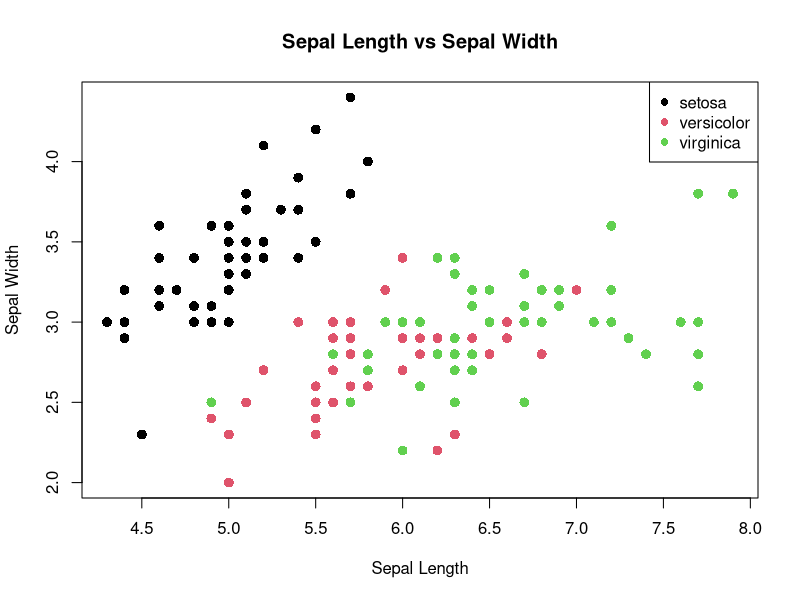
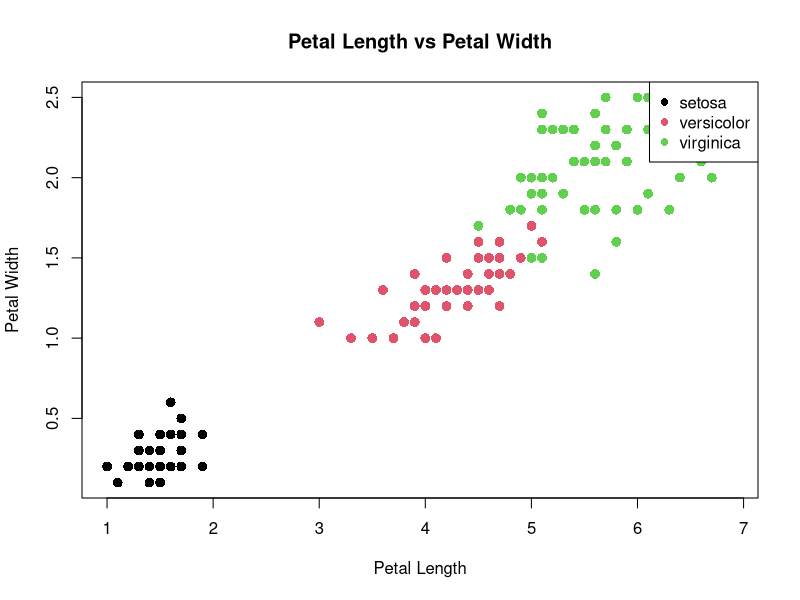

Recreate these plots in R, in order.
## ---- chunk 1
print("Hello world!")
## ---- chunk 2
# ----- Loading and Exploring the iris dataset -----

# Load the dataset -- note that this is a built-in dataset in R
data(iris)

# View the first few rows to understand its structure
head(iris)

# Check the detailed structure of the dataset for more information on its columns
str(iris)

# Generate summary statistics to get a sense of the data distribution
summary(iris)

# ----- Data Visualization -----

# Scatter plot visualizing the relationship between Sepal measurements
plot(iris$Sepal.Length, iris$Sepal.Width, main="Sepal Length vs Sepal Width", 
     xlab="Sepal Length", ylab="Sepal Width", col=iris$Species, pch=16, cex=1.3)
legend("topright", legend=levels(iris$Species), col=1:3, pch=16)

# Scatter plot visualizing the relationship between Petal measurements
plot(iris$Petal.Length, iris$Petal.Width, main="Petal Length vs Petal Width", 
     xlab="Petal Length", ylab="Petal Width", col=iris$Species, pch=16, cex=1.3)
legend("topright", legend=levels(iris$Species), col=1:3, pch=16)

# ----- Modifying the Dataset -----

# Add a new column 'Petal.Length.Class' that classifies flowers based on petal length
iris$Petal.Length.Class <- ifelse(iris$Petal.Length < 2, "Short", 
                           ifelse(iris$Petal.Length < 5, "Medium", "Long"))

# View the initial rows of the modified dataset to see the added column
head(iris)
